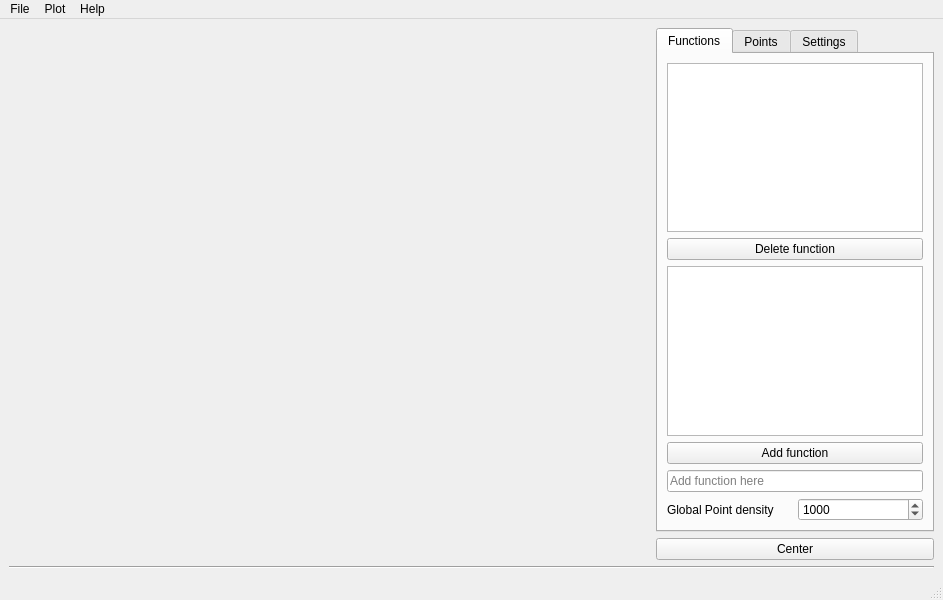
<?xml version="1.0" encoding="UTF-8"?>
<ui version="4.0">
 <class>uiMainWindow</class>
 <widget class="QMainWindow" name="uiMainWindow">
  <property name="geometry">
   <rect>
    <x>0</x>
    <y>0</y>
    <width>943</width>
    <height>600</height>
   </rect>
  </property>
  <property name="sizePolicy">
   <sizepolicy hsizetype="Expanding" vsizetype="Preferred">
    <horstretch>0</horstretch>
    <verstretch>0</verstretch>
   </sizepolicy>
  </property>
  <property name="windowTitle">
   <string>QDataVis</string>
  </property>
  <widget class="QWidget" name="centralwidget">
   <layout class="QGridLayout" name="gridLayout">
    <item row="1" column="2">
     <widget class="QTabWidget" name="tabWidget">
      <property name="sizePolicy">
       <sizepolicy hsizetype="Minimum" vsizetype="Expanding">
        <horstretch>0</horstretch>
        <verstretch>0</verstretch>
       </sizepolicy>
      </property>
      <property name="currentIndex">
       <number>0</number>
      </property>
      <widget class="QWidget" name="Function_tab">
       <attribute name="title">
        <string>Functions</string>
       </attribute>
       <layout class="QGridLayout" name="gridLayout_2">
        <item row="3" column="0">
         <widget class="QTextEditCustom" name="QTextEdit_addFunction"/>
        </item>
        <item row="9" column="0">
         <layout class="QHBoxLayout" name="horizontalLayout_3">
          <item>
           <widget class="QLabel" name="label_3">
            <property name="text">
             <string>Global Point density</string>
            </property>
           </widget>
          </item>
          <item>
           <widget class="QSpinBox" name="spinBox_setGlobalPointDensity">
            <property name="minimum">
             <number>2</number>
            </property>
            <property name="maximum">
             <number>999999999</number>
            </property>
            <property name="value">
             <number>1000</number>
            </property>
           </widget>
          </item>
         </layout>
        </item>
        <item row="1" column="0">
         <widget class="QListWidget" name="QListWidget_functionList"/>
        </item>
        <item row="5" column="0">
         <widget class="QLineEdit" name="QLineEdit_addFunction">
          <property name="sizePolicy">
           <sizepolicy hsizetype="Expanding" vsizetype="Fixed">
            <horstretch>0</horstretch>
            <verstretch>0</verstretch>
           </sizepolicy>
          </property>
          <property name="inputMask">
           <string/>
          </property>
          <property name="placeholderText">
           <string>Add function here</string>
          </property>
         </widget>
        </item>
        <item row="2" column="0">
         <widget class="QPushButton" name="QPushButton_deleteFunction">
          <property name="text">
           <string>Delete function</string>
          </property>
         </widget>
        </item>
        <item row="4" column="0">
         <widget class="QPushButton" name="QPushButton_addFunction">
          <property name="text">
           <string>Add function</string>
          </property>
         </widget>
        </item>
       </layout>
      </widget>
      <widget class="QWidget" name="Points_tab">
       <attribute name="title">
        <string>Points</string>
       </attribute>
       <layout class="QGridLayout" name="gridLayout_4">
        <item row="1" column="0" rowspan="2">
         <layout class="QGridLayout" name="gridLayout_6">
          <item row="0" column="0">
           <widget class="QPushButton" name="QPushButton_AddPointGraph">
            <property name="text">
             <string>Add</string>
            </property>
           </widget>
          </item>
          <item row="0" column="1">
           <widget class="QPushButton" name="QPushButton_RemovePointGraph">
            <property name="text">
             <string>Remove</string>
            </property>
           </widget>
          </item>
         </layout>
        </item>
        <item row="0" column="0">
         <widget class="QListWidget" name="listWidget_PointGraphList"/>
        </item>
        <item row="3" column="0">
         <widget class="QPushButton" name="pushButton_linearRegression">
          <property name="text">
           <string>Linear regression</string>
          </property>
         </widget>
        </item>
       </layout>
      </widget>
      <widget class="QWidget" name="tab">
       <attribute name="title">
        <string>Settings</string>
       </attribute>
       <layout class="QGridLayout" name="gridLayout_3">
        <item row="4" column="0">
         <spacer name="verticalSpacer">
          <property name="orientation">
           <enum>Qt::Vertical</enum>
          </property>
          <property name="sizeHint" stdset="0">
           <size>
            <width>20</width>
            <height>40</height>
           </size>
          </property>
         </spacer>
        </item>
        <item row="1" column="0">
         <widget class="QCheckBox" name="checkBox_settingsOpenGL">
          <property name="text">
           <string>Use OpenGL (requires restart)</string>
          </property>
         </widget>
        </item>
        <item row="2" column="0">
         <widget class="QCheckBox" name="checkBox_enableCursor">
          <property name="text">
           <string>Enable cursor</string>
          </property>
         </widget>
        </item>
        <item row="0" column="0">
         <widget class="QCheckBox" name="checkBox_settingsDarkMode">
          <property name="text">
           <string>Dark Mode</string>
          </property>
         </widget>
        </item>
        <item row="3" column="0">
         <widget class="QCheckBox" name="checkBox_stickAxisToZeroLines">
          <property name="text">
           <string>Stick axis to zero line</string>
          </property>
         </widget>
        </item>
       </layout>
      </widget>
     </widget>
    </item>
    <item row="3" column="1" colspan="2">
     <widget class="Line" name="line">
      <property name="orientation">
       <enum>Qt::Horizontal</enum>
      </property>
     </widget>
    </item>
    <item row="2" column="2">
     <widget class="QPushButton" name="pushButton_centerPlot">
      <property name="text">
       <string>Center</string>
      </property>
     </widget>
    </item>
    <item row="1" column="1" rowspan="2">
     <widget class="QCustomPlotCustom" name="customPlot" native="true">
      <property name="sizePolicy">
       <sizepolicy hsizetype="Expanding" vsizetype="Preferred">
        <horstretch>0</horstretch>
        <verstretch>0</verstretch>
       </sizepolicy>
      </property>
     </widget>
    </item>
   </layout>
  </widget>
  <widget class="QMenuBar" name="menuBar">
   <property name="geometry">
    <rect>
     <x>0</x>
     <y>0</y>
     <width>943</width>
     <height>22</height>
    </rect>
   </property>
   <widget class="QMenu" name="menuFile">
    <property name="title">
     <string>File</string>
    </property>
    <addaction name="actionSave_as"/>
    <addaction name="separator"/>
    <addaction name="actionQuit"/>
    <addaction name="actionImport_data"/>
    <addaction name="actionExport_data"/>
   </widget>
   <widget class="QMenu" name="menuHelp">
    <property name="title">
     <string>Help</string>
    </property>
    <addaction name="actionHelp"/>
    <addaction name="separator"/>
    <addaction name="actionAbout"/>
   </widget>
   <widget class="QMenu" name="menuGraph">
    <property name="title">
     <string>Plot</string>
    </property>
    <addaction name="actionProperties"/>
   </widget>
   <addaction name="menuFile"/>
   <addaction name="menuGraph"/>
   <addaction name="menuHelp"/>
  </widget>
  <widget class="QStatusBar" name="statusBar"/>
  <action name="actionQuit">
   <property name="text">
    <string>Quit</string>
   </property>
  </action>
  <action name="actionCopy">
   <property name="text">
    <string>Copy</string>
   </property>
  </action>
  <action name="actionHelp">
   <property name="text">
    <string>Show Help</string>
   </property>
  </action>
  <action name="actionAbout">
   <property name="text">
    <string>About</string>
   </property>
  </action>
  <action name="actionSave_as">
   <property name="text">
    <string>Save as...</string>
   </property>
  </action>
  <action name="actionProperties">
   <property name="text">
    <string>Properties</string>
   </property>
   <property name="shortcut">
    <string>Ctrl+W</string>
   </property>
  </action>
  <action name="actionImport_data">
   <property name="text">
    <string>Import data</string>
   </property>
  </action>
  <action name="actionExport_data">
   <property name="text">
    <string>Export data</string>
   </property>
  </action>
 </widget>
 <customwidgets>
  <customwidget>
   <class>QCustomPlotCustom</class>
   <extends>QWidget</extends>
   <header>QCustomPlotCustom.hpp</header>
   <container>1</container>
  </customwidget>
  <customwidget>
   <class>QTextEditCustom</class>
   <extends>QTextEdit</extends>
   <header>QTextEditCustom.hpp</header>
  </customwidget>
 </customwidgets>
 <resources/>
 <connections/>
</ui>
